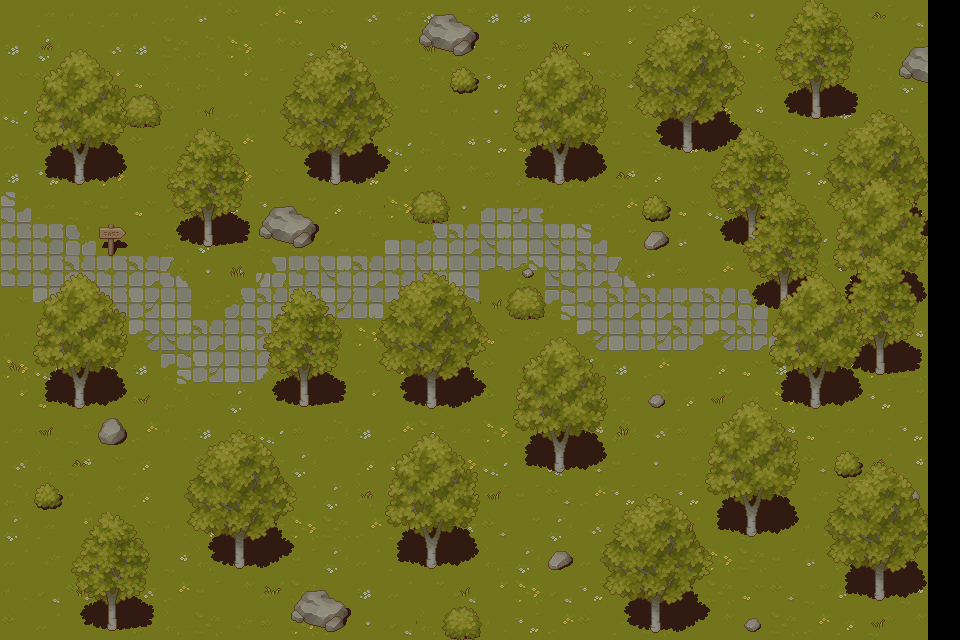

A 2D game scene composited from a Tiled map and its tileset images. What follows is a short description and the map's XML, with each tile layer's data collapsed to a summary:
An orthogonal 30x20 tile map with 32x32 px tiles, 8 tile layers (Pohja, Ruoho, varjot, Varjot 2, ...), 5 tilesets.

<map version="1.10" tiledversion="1.10.2" orientation="orthogonal" renderorder="right-down" width="30" height="20" tilewidth="32" tileheight="32" infinite="0" nextlayerid="9" nextobjectid="1">
 <tileset firstgid="1" source="../Game sprites/World Sprites/Pixel Art Top Down - Basic/Texture/TX Tileset Grass.tsx" />
 <tileset firstgid="65" source="../Game sprites/World Sprites/Pixel Art Top Down - Basic/Texture/TX Plant.tsx" />
 <tileset firstgid="321" source="../Game sprites/World Sprites/Pixel Art Top Down - Basic/Texture/TX Shadow Plant.tsx" />
 <tileset firstgid="577" source="../Game sprites/World Sprites/Pixel Art Top Down - Basic/Texture/TX Props.tsx" />
 <tileset firstgid="833" source="../Game sprites/World Sprites/Pixel Art Top Down - Basic/Texture/TX Shadow.tsx" />
 <layer id="1" name="Pohja" width="30" height="20">
  <data>[600 cells, 580 non-empty, 51 distinct tile ids]</data>
 </layer>
 <layer id="5" name="Ruoho" width="30" height="20">
  <data>[600 cells, 37 non-empty, 15 distinct tile ids]</data>
 </layer>
 <layer id="4" name="varjot" width="30" height="20">
  <data>[600 cells, 164 non-empty, 31 distinct tile ids]</data>
 </layer>
 <layer id="8" name="Varjot 2" width="30" height="20">
  <data>[600 cells, 7 non-empty, 6 distinct tile ids]</data>
 </layer>
 <layer id="7" name="Alemmat ulkoiset objektit" width="30" height="20">
  <data>[600 cells, 6 non-empty, 6 distinct tile ids]</data>
 </layer>
 <layer id="2" name="Ulkoiset objektit" width="30" height="20">
  <data>[600 cells, 47 non-empty, 27 distinct tile ids]</data>
 </layer>
 <layer id="3" name="Ylemmät ulkoiset objektit" width="30" height="20">
  <data>[600 cells, 336 non-empty, 59 distinct tile ids]</data>
 </layer>
 <layer id="6" name="Ylimmät ulkoiset objektit" width="30" height="20">
  <data>[600 cells, 18 non-empty, 18 distinct tile ids]</data>
 </layer>
</map>
